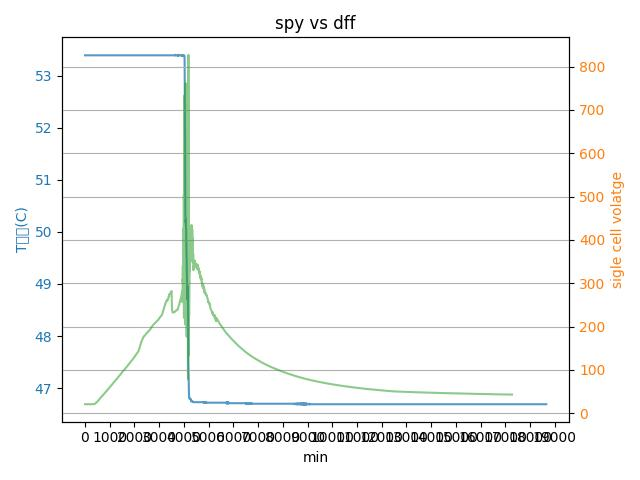
#> input picture python-matplot-test/plot-mergy.jpg, 640 x 480 px, found by its file name
$ python fliter4.py
#> lines starting #> are read from the running program, lines starting #| are printed output that depends on the picture
#!/usr/bin/python
__autor__=''
from collections import deque
import concurrent.futures
import imageio.v2 as imageio
from pathlib import Path
from datetime import datetime, timedelta ,date
import subprocess
import random
import string
import sys
import os
import PIL.Image
import cv2
import numpy as np
import PIL
from PIL import Image
import glob
import shutil

L_fx=[]
L_fy=[]

num_width_list=[]
num_length_list=[]

accept_picture_type = ['.png','.jpg']

# [186 lines left out: functions create_long_image, bgTranstoWhite, merge_picture, file_name, process_conv_image, create_video_thread_bindingFPS, not called in this run]


def create_video_thread_dynmicFPS ( merge_picpath , final_videopath):

    # =====================================
    #  duration 最低高範圍設置
    # =====================================
    MIN_DURATION = 1       # ms
    MAX_DURATION = 250     # ms

    # 動態時間增量紀錄表單
    timestamps = []
    current_timestamp = 0

    #當前Now日期
    today = datetime.now().strftime("%Y%m%d")

    # video file name
    output_video = Path(final_videopath) / f"{today}_fps_dynamic.mp4"

    # FFmpeg 中間檔案
    temp_dir = Path(final_videopath) / "_temp_dynamic"
    temp_dir.mkdir(parents=True, exist_ok=True)

    #獲取合併文件夹中所有圖像檔案
    image_getinfo = [
       f for f in Path(merge_picpath).iterdir()
       if f.is_file() and f.suffix.lower() in accept_picture_type
    ]

    if not image_getinfo:
        raise RuntimeError("找不到合併 merge 圖片")

    # 排序文件路径，確認從數字由小到大排緒升冪排序
    #image_getinfo.sort(key=lambda x: int(os.path.splitext(x)[0]))
    # int(x.stem) 已經取得無副檔名資訊
    image_getinfo.sort(key=lambda x: int(x.stem))

    # =====================================
    # 每張圖片產生隨機 duration 戳記ms
    # =====================================
    durations = [
        random.randint(MIN_DURATION, MAX_DURATION)
        for _ in image_getinfo
    ]

    # 動態current_timestamp 每張記錄累加
    for duration in durations:
        timestamps.append(current_timestamp)
        current_timestamp += duration

    total_duration = current_timestamp

    print(f"圖片數量：{len(image_getinfo)}")
    print(f"最小 duration：{MIN_DURATION} ms")
    print(f"最大 duration：{MAX_DURATION} ms")
    print(f"影片總長度：{total_duration} ms")
    print(f"影片總長度：{total_duration / 1000:.3f} sec")

    #後續針對圖片做切換轉換格式(目前預設RGB優先)
    #image_convfinal = [process_conv_image(f_img) for f_img in image_getinfo ]

    # 第一張圖片決定影片尺寸
    first = cv2.imread(image_getinfo[0])
    height, width = first.shape[:2]

    # =====================================
    # FFmpeg concat list
    # =====================================
    concat_file = temp_dir / "images.txt"


    # =====================================
    # OpenCV 處理圖片
    #
    # 注意：
    # 每一張處理完成後先輸出 PNG
    # FFmpeg 最後負責建立真正的時間軸
    # =====================================

    processed_images = []

    try:

        for i, filename in enumerate(image_getinfo):

            img = cv2.imread(str(filename))

            if img is None:
                print(f"⚠ 無法讀取圖片，跳過：{filename}")
                continue

            # =====================================
            # Resize
            # =====================================
            img = cv2.resize(img, (width, height))

            # ---------------------------------
            # 取得目前 Frame 的時間資訊
            # ---------------------------------
            play_timestamp = timestamps[i]
            record_duration = durations[i]

            # 動態 FPS
            current_fps = (
                1000.0 / record_duration
                if record_duration > 0
                else 0.0
            )

            # ---------------------------------
            # 顯示資訊
            # ---------------------------------

            text1 = (
                f"Frame: {i + 1}/{len(image_getinfo)}"
            )

            text2 = (
                f"Timestamp: {play_timestamp} ms"
            )

            text3 = (
                f"Duration: {record_duration} ms"
            )

            text4 = (
                f"Dynamic FPS: {current_fps:.2f}"
            )

            # ---------------------------------
            #加入背景狀態文字陳述狀況
            # ---------------------------------

            cv2.putText(
                    img,
                    text1,
                    (30, 40),
                    cv2.FONT_HERSHEY_SIMPLEX,
                    0.8,
                    (0, 255, 0),
                    2
            )

            cv2.putText(
                    img,
                    text2,
                    (30, 75),
                    cv2.FONT_HERSHEY_SIMPLEX,
                    0.8,
                    (0, 255, 255),
                    2
            )

            cv2.putText(
                    img,
                    text3,
                    (30, 110),
                    cv2.FONT_HERSHEY_SIMPLEX,
                    0.8,
                    (255, 255, 0),
                    2
            )

            cv2.putText(
                    img,
                    text4,
                    (30, 145),
                    cv2.FONT_HERSHEY_SIMPLEX,
                    0.8,
                    (0, 255, 255),
                    2
            )

            # =====================================
            # 暫存處理後圖片
            # =====================================
            temp_image = temp_dir / f"frame_{i:06d}.png"

            cv2.imwrite(
                str(temp_image),
                img
            )

            processed_images.append(temp_image)

            # =====================================
            # OpenCV 預覽
            #
            # 這裡使用真正 duration
            # =====================================
            cv2.imshow("Image Sequence", img)

            #等到最後一張延遲持度時間才做結束
            key = cv2.waitKey(
                max(1, record_duration)
            ) & 0xFF

            if key == ord("q"):
                print("使用者中止")
                return

        #先行確認IDE環境 是否有建立FFMPEG 應用程序
        FFMPEG_EXE = Path(r"C:\tools\ffmpeg\bin\ffmpeg.exe")

        if not FFMPEG_EXE.is_file():
            raise FileNotFoundError(
                f"找不到 FFmpeg：{FFMPEG_EXE}"
            )

        print("FFmpeg =", FFMPEG_EXE)


        subprocess.run(
            [str(FFMPEG_EXE), "-version"],
            check=True
        )

        # =====================================
        # 建立 FFmpeg concat file
        # concat demuxer 的 duration 單位是秒
        # =====================================
        with open(concat_file,"w",encoding="utf-8") as f:

            for image_path, duration in zip(
                processed_images,
                durations
            ):

             duration_sec = duration / 1000.0

             # FFmpeg concat file
             f.write(f"file '{image_path.resolve().as_posix()}'\n")
             f.write(f"duration {duration_sec:.6f}\n")

             # =====================================
            # FFmpeg concat demuxer
            #
            # 最後一張需要再次指定
            # =====================================
            if processed_images:

                last_image = (
                    processed_images[-1]
                    .resolve()
                    .as_posix()
                )

                f.write(
                    f"file '{last_image}'\n"
                )

        # =====================================
        # FFmpeg
        # =====================================
        # libx264 + yuv420p 要求影像寬高通常必須是偶數，因此 encoder 無法啟動
        ffmpeg_cmd = [
            str(FFMPEG_EXE),
            "-y",
            "-f",
            "concat",
            "-safe", "0",
            "-i", str(concat_file),
            #使用 pad，把奇數尺寸補成偶數
            "-vf", "pad=ceil(iw/2)*2:ceil(ih/2)*2",
            "-fps_mode", "vfr",

            # H.264
            "-c:v",
            "libx264",

            # 保持畫質
            "-preset",
            "medium",
            "-crf",
            "18",
            # Pixel format
            "-pix_fmt", "yuv420p",
            str(output_video)
        ]

        print("=====================================")
        print("開始 FFmpeg 編碼")
        print("=====================================")
        print(" ".join(f'"{x}"' if " " in x else x for x in ffmpeg_cmd))
        print("=====================================")


        result = subprocess.run(
            ffmpeg_cmd,
            stdout=subprocess.PIPE,
            stderr=subprocess.PIPE,
            text=True,
            encoding="utf-8",
            errors="replace"
        )

        print("========== FFmpeg RESULT ==========")
        print("returncode =", result.returncode)
        print("stdout =")
        print(result.stdout)

        print("stderr =")
        print(result.stderr)

        print("===================================")

        # =====================================
        # FFmpeg 錯誤處理
        # =====================================
        if result.returncode != 0:
            print(result.stderr)
            raise RuntimeError(
                "FFmpeg 建立 Dynamic MP4 失敗\n"
                + result.stderr
            )

        # =====================================
        # 完成
        # =====================================
        print("=====================================")
        print("Dynamic Video 完成")
        print("=====================================")
        print(f"Output：{output_video}")
        print(f"Total Duration：{total_duration / 1000:.3f} sec")
        print("=====================================")

    finally:
        #釋放占用記憶體配置(processed_images)
        cv2.destroyAllWindows()

        # =====================================
        # 清理暫存檔
        # =====================================
        for temp_file in processed_images:

            try:
                temp_file.unlink()
            except Exception:
                pass

        try:
             #移除寫入記錄檔案(concat_file)
            concat_file.unlink()
        except Exception:
            pass

        try:
             #移除暫存路徑(temp_dir)
            temp_dir.rmdir()
        except Exception:
            pass

def main():
    splitmodel = int(input("請輸入圖片裁切模式 1:(平均分割),2:(迭代分割)) \n"))
#> the answer given: 1
    splitnum = int(input("請輸入裁切數量 \n"))
#> the answer given: 3


    # [5 lines of commented-out code are left out]
    path = os.getcwd()
    pathsrc = os.getcwd()+'/Picture'


    path_result = os.getcwd()+'/ResultCropImg'
    path_tmp = os.getcwd()+'/mergefix'

    #合併圖片儲存之路徑
    path_mergeall = os.getcwd()+'/mergeall'

    # 動態影像gif or mpeg4 儲存之路徑
    path_video_build = os.getcwd()+'/video_build'

    #處理合併前暫時存取資料夾
    if not os.path.isdir(path_tmp):
        os.mkdir(path_tmp)

     #分割存取之資料夾
    if not os.path.isdir(path_result):
        os.mkdir(path_result)

    if not os.path.isdir(path_mergeall):
        os.mkdir(path_mergeall)

    if not os.path.isdir( path_video_build):
        os.mkdir( path_video_build)

    Crop_jpg_files = glob.glob(path_result+"/*.jpg")
    Crop_jpg_files2 = glob.glob(path_mergeall+"/*.jpg")
    temp_jpg_files = glob.glob(path_tmp+"/*.jpg")
    mpeg_video_files = glob.glob(path_video_build+"/*.*")


    #重啟後先刪除指定路徑資料夾
    for Crop_jpg_file in Crop_jpg_files:
     try:
          os.remove(Crop_jpg_file)
     except OSError as e:
        print(f"Error:{ e.strerror}")

    for Crop_jpg_file in Crop_jpg_files2:
      try:
          os.remove(Crop_jpg_file)
      except OSError as e:
        print(f"Error:{ e.strerror}")

    # [5 lines of commented-out code are left out]

    try:
        shutil.rmtree(path_tmp)
        if not os.path.isdir(path_tmp):
         os.mkdir(path_tmp)
    except OSError as e:
        print('Delete Problem: ', e)


    for Crop_jpg_file in Crop_jpg_files2:
       try:
         os.remove(Crop_jpg_file)
       except OSError as e:
         print(f"Error:{ e.strerror}")

    # 刪除既有動態影片檔案(資料夾已經全部*.*不指定)
    try:
        for file_path in mpeg_video_files:
            if os.path.isfile(file_path):
                os.remove(file_path)
    except OSError as e:
        print('Delete Problem: ', e)


# [10 lines of commented-out code are left out]
    default_img = os.path.join(pathsrc, 'plot-mergy.jpg')

    if os.path.exists(default_img):
        img_path = default_img
      #  print(f'使用預設圖片: {img_path}')
    else:
        # 搜尋其他 Special*.jpg
        search_pattern = os.path.join(pathsrc, '*.jpg')
        img_list = sorted(glob.glob(search_pattern))

        # 排除 plot-mergy.jpg 自己
        img_list = [
            x for x in img_list
            if os.path.basename(x) != 'plot-mergy.jpg'
        ]

        if len(img_list) == 0:
            raise Exception('找不到 plot-mergy 以外 系列圖片')

        # 使用第一張
        #img_path = img_list[0]

        # 印出迴圈內部的索引圖片編號與內容
        for idx, cap in enumerate(img_list):
           if idx % 3 == 0 and idx != 0:
                print(" △ 索引序號 \n")
           print(f" {idx}: 檔名: {os.path.basename(cap)}")

        #持續要求輸入，直到完全正確為止
        while True:
            user_input = int(input("\n請輸入要執行的圖片序號 \n"))

            try:
                # 判定 1：嘗試將輸入轉換為整數（若不是數字會直接跳到 except）
                select_serial = int(user_input)

                # 判定 2：檢查檢查數字是否在剛才呈現的 i（索引範圍）內
                if 0 <= select_serial < len(img_list):
                    img_path = img_list[select_serial]
                    break  # 完全正確，跳出 while 迴圈
                else:
                    print(f"【錯誤】序號超出範圍！請輸入 0 到 {len(img_list) - 1} 之間的數字。")

            except ValueError:
                print("【錯誤】輸入的內容不是有效的數字，請重新輸入。")

        print(f'找不到 plot-mergy.jpg，改用: {img_path}')

    # 開啟圖片
#   a_img = Image.open(pathsrc+'/plot-mergy.jpg')
    a_img = Image.open(img_path)
#> a_img is the input picture: PIL image 640x480 RGB; mean R, G, B 246.7, 247.5, 246.6

    # 取得圖片尺寸
    w_len , h_len = a_img.size
#> w_len = 640; h_len = 480

    print('此工作圖片_{}_寬 / _{}_高分別為:' , w_len , h_len)
#| 此工作圖片_{}_寬 / _{}_高分別為: 640 480

    # 當遇到寬高比值小於1, (代表寬比高小),需要做圖片rotate轉向90度,原先指向相w,h對調,但無法真正將圖片對應運算
    #   功能	寫法	方向
    # 左轉90度	Image.ROTATE_90	逆時針
    # 右轉90度	Image.ROTATE_270	順時針
    # 180度	Image.ROTATE_180	上下顛倒
    if (w_len < h_len):
         print('圖片高度大於寬度,這邊做轉向90度(Width , Heigth )數值對調')
         a_img = a_img.transpose(Image.ROTATE_90)
         w_len , h_len = a_img.size

    #(平均分割)
    if splitmodel == 1:
     strselectmode = "平均分割"
     id = 0
     div = int (splitnum // 2)
     weigth = int(w_len // div) # 寬長切輸入裁切數量的一半
#> weigth = 640
     leigth = int(h_len // 2 ) #  高長切輸入2筆
#> leigth = 240
     for j in range(2):  # 裁切高
         for k in range(div): #裁切寬
            box = ( weigth * k , leigth * j, weigth* (k+1),  leigth* (j+1))
            region = a_img.crop(box)
            region.save(path_result+'/{}_{}{}.jpg'.format(id,j,k))
            id = id +1
#> this loop made 2 passes
#> pass 1, in main, `region.save(path_result+'/{}_{}{}.jpg'.format(id,j,k))`:
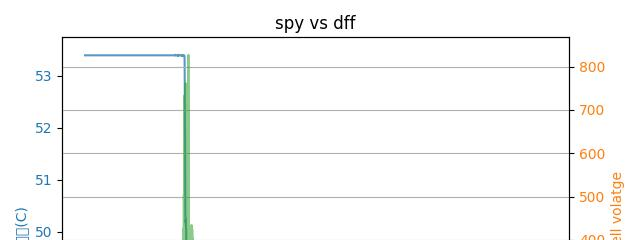
#> saved as 0_00.jpg: PIL image 640x240 RGB; mean R, G, B 249.2, 249.7, 248.9
#> pass 2, in main, `region.save(path_result+'/{}_{}{}.jpg'.format(id,j,k))`:
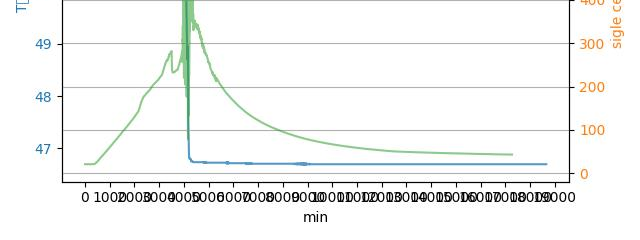
#> saved as 1_10.jpg: PIL image 640x240 RGB; mean R, G, B 244.2, 245.3, 244.3
#> after the loop, id = 2

    #2:(迭代分割)
    elif splitmodel == 2:
        strselectmode = "迭代分割"
        id = 0
        weigth_gap = int(w_len // splitnum) # 寬長輸入間距比例 為圖片寬/裁切數量
        leigth = int(h_len) # 高長切輸入原高度
        for k in range(splitnum): #裁切寬 ,高度不變 , 第一筆 N0 , 第二筆 N0+N1 ,類推
            if k < splitnum: # 最後一次為原圖origin size,因此不用執行
                if k == splitnum - 1:
                   # shutil.copyfile(pathsrc+'/plot-mergy.jpg',path_mergeall+'/{:3d}.jpg'.format(k))
                    shutil.copyfile(img_path,path_mergeall+'/{:3d}.jpg'.format(k))
                    continue
                box = ( weigth_gap * 0 , leigth*0, weigth_gap* (k+1),  leigth)
                region = a_img.crop(box)
                region.save(path_result+'/{}_{}.jpg'.format(id,k))
                region.save(path_tmp+'/{}_{}.jpg'.format(id,k))


            # 將裁切剩餘部分全白
           #bgTranstoWhite( a_img, weigth_gap, w_len , h_len )

                boxwhite = ( weigth_gap* (k+1) , leigth*0, w_len,  leigth)
                regionwhite = a_img.crop(boxwhite)
                wh_width , wh_lenght = regionwhite.size
                if wh_width > 0 and wh_lenght > 0:
                    imgwhite = Image.new('RGB',size=(wh_width,wh_lenght),color=(0,0,0))
                    # imgwhite.paste(a_img,(weigth_gap* (k+1),leigth*0),mask=a_img)
                    imgwhite.save(path_result+'/wb_{}_{}.jpg'.format(id,k))
                    imgwhite.save(path_tmp+'/{}_{}.jpg'.format(id,k+1))


            #將指定之圖片序號合併成圖(目前是將切割之對應序號兩張合併)
            filename = file_name(path_tmp, ".jpg")
            if len(filename) == 0:
               print('此路徑_{}_無jpg檔案'.format(path_tmp))
               return

            for i in range(len(filename)):
              if i == 0 :
                img_L = cv2.imread(filename[i])
              elif i == 1:
                img_R = cv2.imread(filename[i])

            h0,w0 = img_L.shape[0],img_L.shape[1]
            h1,w1 = img_R.shape[0],img_R.shape[1]
            h = max(h0,h1)
            w = max(w0,w1)
            org_img= np.ones((h,w,3),dtype=np.uint8)*255
            trans_img= np.ones((h,w,3),dtype=np.uint8)*255

            org_img[:h0,:w0,:] = img_L[:,:,:]
            trans_img[:h1,:w1,:] = img_R[:,:,:]
            all_img = np.hstack((org_img[:,:w0,:],trans_img[:,:w1,:]))
            cv2.imwrite(path_mergeall+'/{:3d}.jpg'.format(id),all_img)
            # cv2.imshow("merge all ",all_img )
            # cv2.waitKey(0)

            id = id +1

            # [6 lines of commented-out code are left out]

            try:
             shutil.rmtree(path_tmp)
             if not os.path.isdir(path_tmp):
                os.mkdir(path_tmp)
            except OSError as e:
             print('Delete Problem: ', e)


            # [22 lines of commented-out code are left out]
    print("裁切圖儲存> ResultCropImg , " + " 合併圖儲存> mergeall ," +"各資料夾中")

    #接續執行影片製作
    #create_video_thread_bindingFPS( path_mergeall , path_video_build )
    create_video_thread_dynmicFPS( path_mergeall , path_video_build )

# [26 lines of commented-out code are left out]


if __name__ == '__main__':
#> (the run stopped early here; a loop or call above may not have finished)
